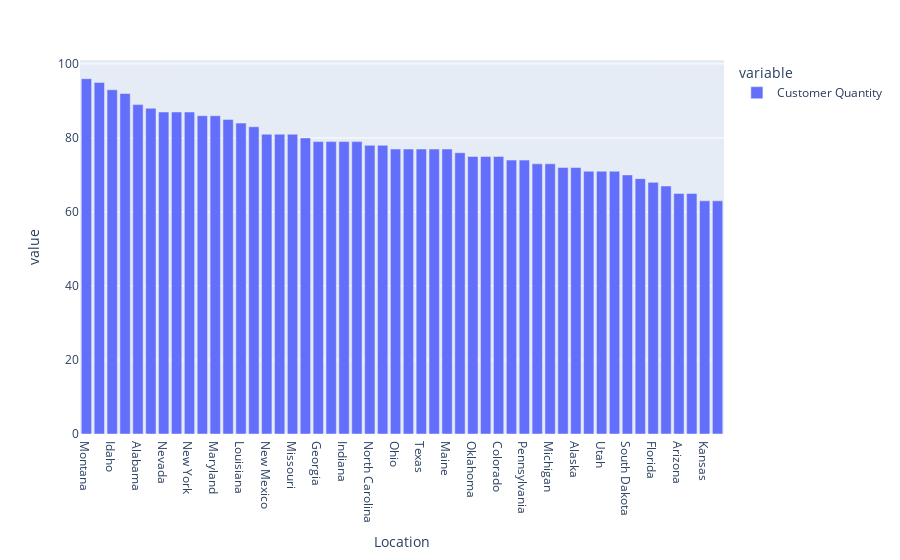

The notebook cell this image was saved under:
### Markdown cell above
### Quantidade de clientes por localização

### Code cell
df_customer_location = df.groupby('Location')[['Customer ID']].count().sort_values('Customer ID', ascending=False)
df_customer_location = df_customer_location.rename(columns={'Customer ID': 'Customer Quantity'})
px.bar(data_frame=df_customer_location)

### Figure 1 — Plotly figure (JSON) as saved in the notebook; plotly's stock layout.template omitted (floating-point values rounded to 4 significant figures)
{"data": [{"alignmentgroup": "True", "hovertemplate": "variable=Customer Quantity<br>Location=%{x}<br>value=%{y}<extra></extra>", "legendgroup": "Customer Quantity", "marker": {"color": "#636efa", "pattern": {"shape": ""}}, "name": "Customer Quantity", "offsetgroup": "Customer Quantity", "orientation": "v", "showlegend": true, "textposition": "auto", "type": "bar", "x": ["Montana", "California", "Idaho", "Illinois", "Alabama", "Minnesota", "Nevada", "Nebraska", "New York", "Delaware", "Maryland", "Vermont", "Louisiana", "North Dakota", "New Mexico", "West Virginia", "Missouri", "Mississippi", "Georgia", "Arkansas", "Indiana", "Kentucky", "North Carolina", "Connecticut", "Ohio", "Tennessee", "Texas", "Virginia", "Maine", "South Carolina", "Oklahoma", "Wisconsin", "Colorado", "Oregon", "Pennsylvania", "Washington", "Michigan", "Massachusetts", "Alaska", "New Hampshire", "Utah", "Wyoming", "South Dakota", "Iowa", "Florida", "New Jersey", "Arizona", "Hawaii", "Kansas", "Rhode Island"], "xaxis": "x", "y": [96, 95, 93, 92, 89, 88, 87, 87, 87, 86, 86, 85, 84, 83, 81, 81, 81, 80, 79, 79, 79, 79, 78, 78, 77, 77, 77, 77, 77, 76, 75, 75, 75, 74, 74, 73, 73, 72, 72, 71, 71, 71, 70, 69, 68, 67, 65, 65, 63, 63], "yaxis": "y"}], "layout": {"barmode": "relative", "legend": {"title": {"text": "variable"}, "tracegroupgap": 0}, "margin": {"t": 60}, "xaxis": {"anchor": "y", "domain": [0, 1], "title": {"text": "Location"}}, "yaxis": {"anchor": "x", "domain": [0, 1], "title": {"text": "value"}}}}
